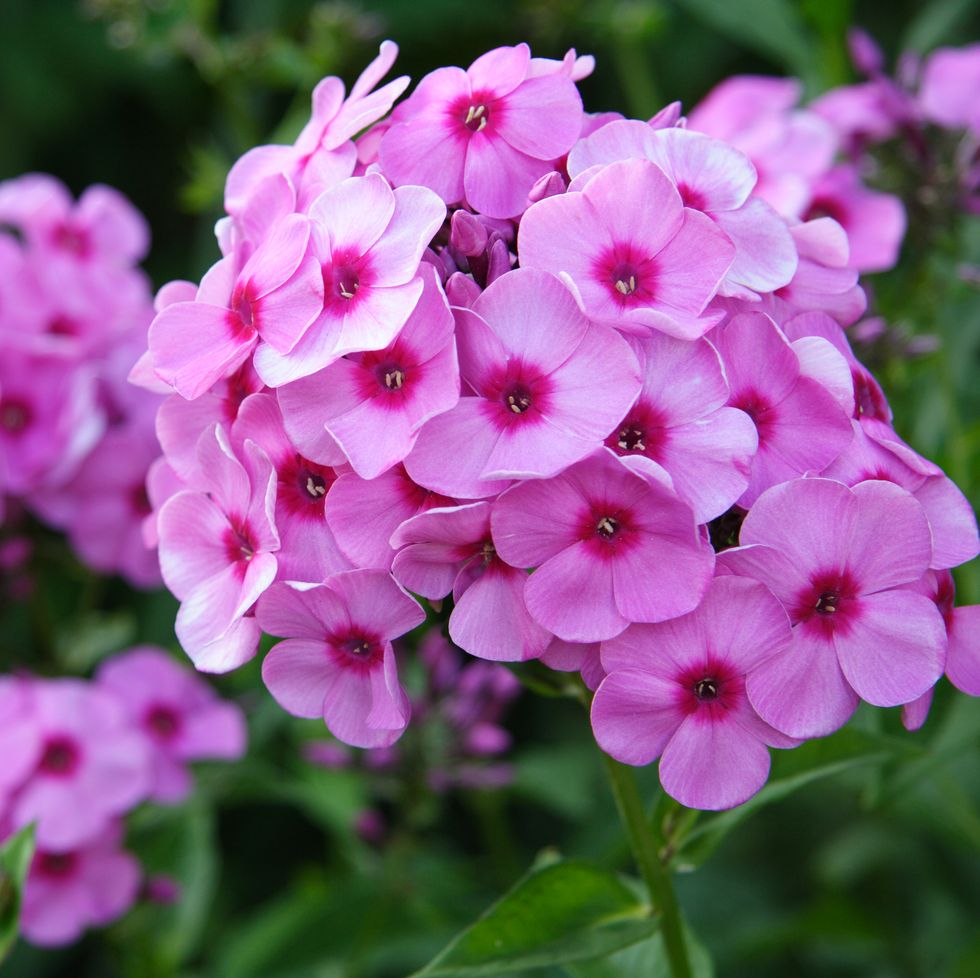
#> input picture data/img3.jpg, 980 x 978 px
$ python 7_simple_image_analysis.py
#> lines starting #> are read from the running program, lines starting #| are printed output that depends on the picture; after the words box and inside, x2 and y2 are one past the last pixel; in counts of white or black regions, pixels touching at a corner belong together
import cv2
import numpy as np

img = cv2.imread("../data/img3.jpg")
#> img is the input picture: shape (978, 980, 3); mean B, G, R 131.4, 93.6, 133

# [9 lines of commented-out code are left out]
roi = img[300:500, 300:500]
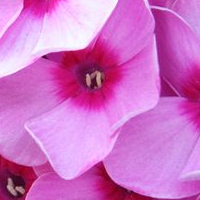
#> roi: shape (200, 200, 3); mean B, G, R 199.2, 114.1, 208.1
# print(roi)
## changing colour of ROI
# img[300:500, 300:500] = [0,0,255]
cv2.imshow("ROI image", img)

img1 = cv2.imread("../data/img4.jpg")
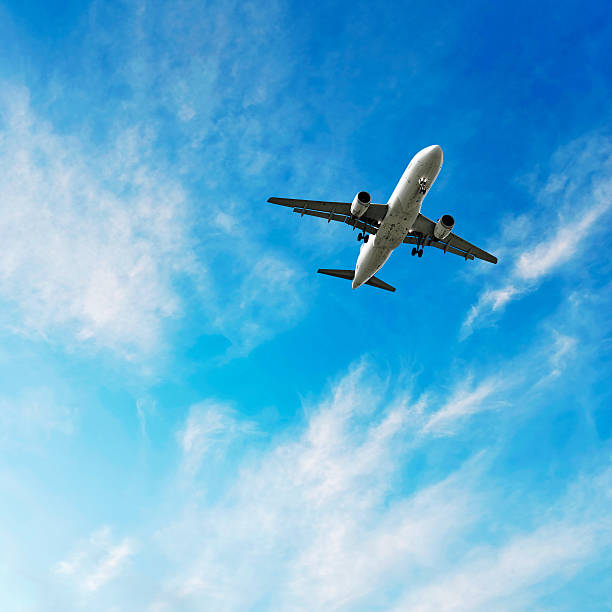
#> input picture data/img4.jpg, 612 x 612 px
#> img1 is the input picture: shape (612, 612, 3); mean B, G, R 219.2, 176.8, 96.5
img1[300:500, 300:500] = roi
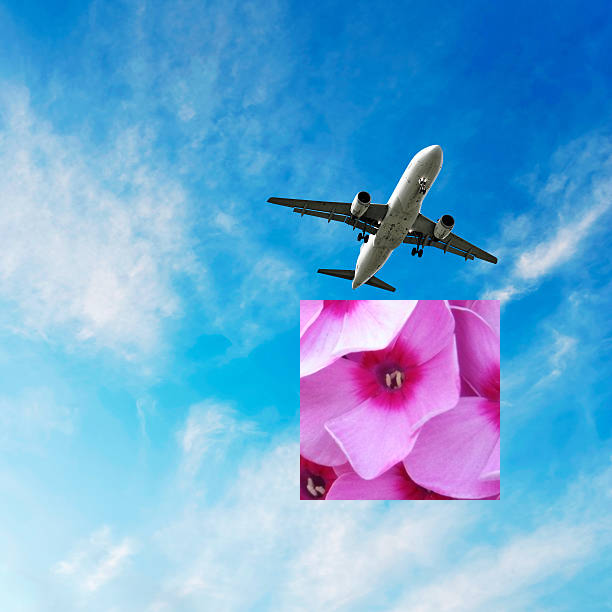
#> img1: shape (612, 612, 3); 10.68% of pixels changed, all inside (x1, y1, x2, y2) = (300, 300, 500, 500)
cv2.imshow("pasted image", img1)

cv2.waitKey(0)
cv2.destroyAllWindows()
